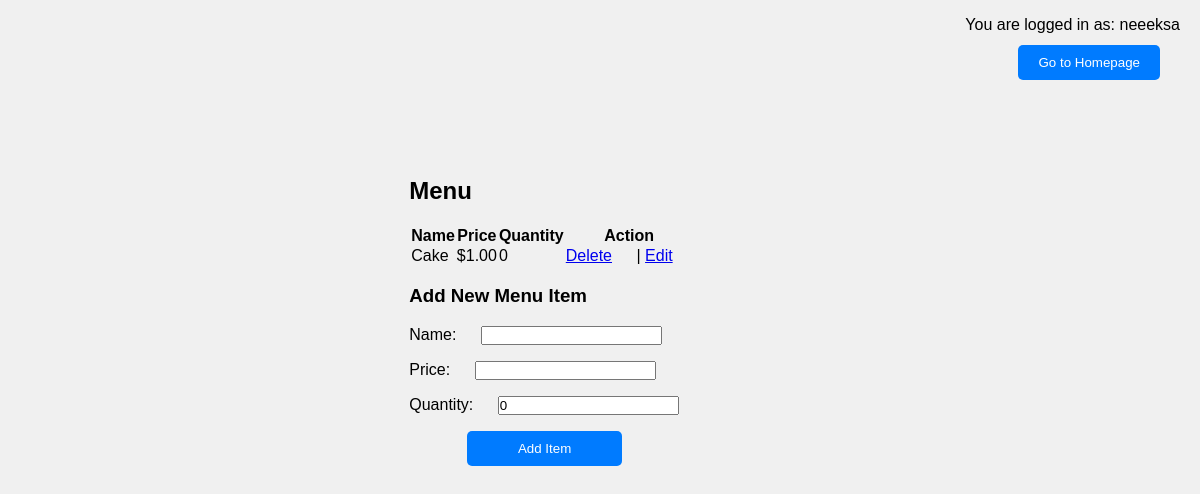
/menu/ (signed in), run on an earlier commit of the app's database.
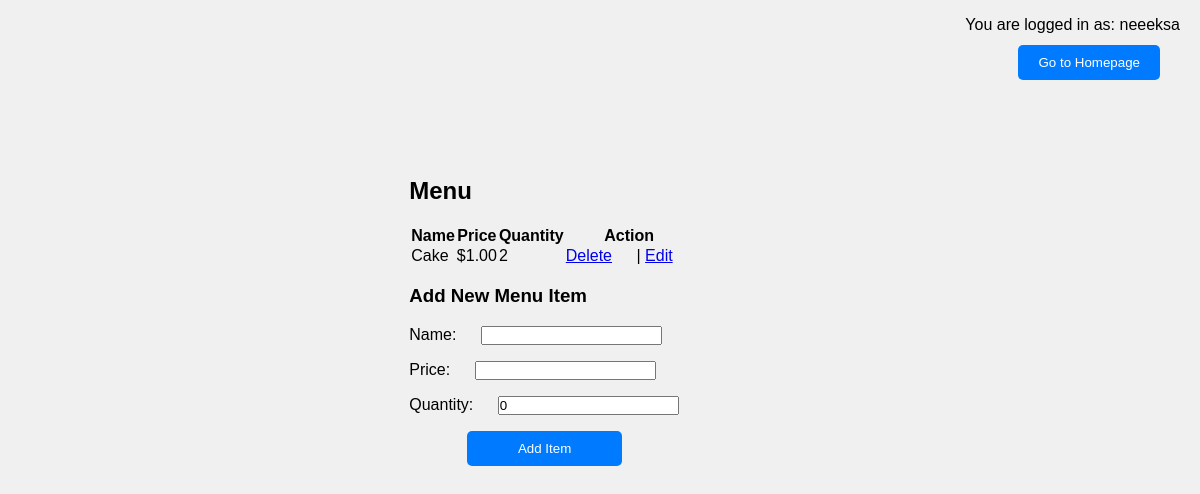
And on a later commit of the database.
### main/models.py (models this page shows, shortened)
class MenuItem(models.Model):
    name = models.CharField(max_length=100)
    price = models.DecimalField(max_digits=10, decimal_places=2)
    quantity = models.IntegerField(default=0)  # Добавляем новое поле quantity
    ingredients = models.ManyToManyField(Ingredient, through='RecipeRequirement')

### main/views.py (the view)
# urls.py: path('menu/', views.menu, name='menu'),
def menu(request):
    if request.method == 'POST':
        form = MenuItemForm(request.POST)
        if form.is_valid():
            form.save()
            return redirect('menu')
    else:
        form = MenuItemForm()
    menu_items = MenuItem.objects.all()
    ingredients = Ingredient.objects.all()  # Получаем все ингредиенты
    context = {
        'menu_items': menu_items,
        'form': form,
        'ingredients': ingredients,  # Передаем список ингредиентов в контекст
    }
    return render(request, 'main/menu.html', context)

### main/forms.py
class MenuItemForm(forms.ModelForm):
    class Meta:
        model = MenuItem
        fields = ['name', 'price', 'quantity']  # Добавляем поле quantity

### main/templates/main/menu.html (shortened to what this page needs)
{% extends 'main/base.html' %}
{% block content %}
{% if request.user.is_authenticated %}
    <p class="logged-in-user">You are logged in as: {{ request.user.username }}</p>
    <h2>Menu</h2>
    <table>
        <thead>
            <tr>
                <th>Name</th>
                <th>Price</th>
                <th>Quantity</th>
                <th>Action</th>
            </tr>
        </thead>
        <tbody>
            {% for item in menu_items %}
            <tr>
                <td>{{ item.name }}</td>
                <td>${{ item.price }}</td>
                <td>{{ item.quantity }}</td>
                <td>
                    <a href="{% url 'confirm_delete_menu_item' item.id %}">Delete</a> |
                    <a href="{% url 'edit_menu_item' item.id %}">Edit</a>
                </td>
            </tr>
            {% endfor %}
        </tbody>
    </table>
    <h3>Add New Menu Item</h3>
    <form method="post">
        {{ form.as_p }}
        <button type="submit">Add Item </button>
    </form>
    <br>
    <button class="go_to_homepage" onclick="location.href='{% url 'index' %}'">Go to Homepage</button>
{% else %}
    <p>You are not logged in.</p>
    <a href="{% url 'login' %}">Login</a> | <a href="{% url 'signup' %}">Sign Up</a>
{% endif %}
{% endblock %}

What changed in the data, as far as the page shows it:
changed MenuItem "Cake": quantity "0" → "2"
